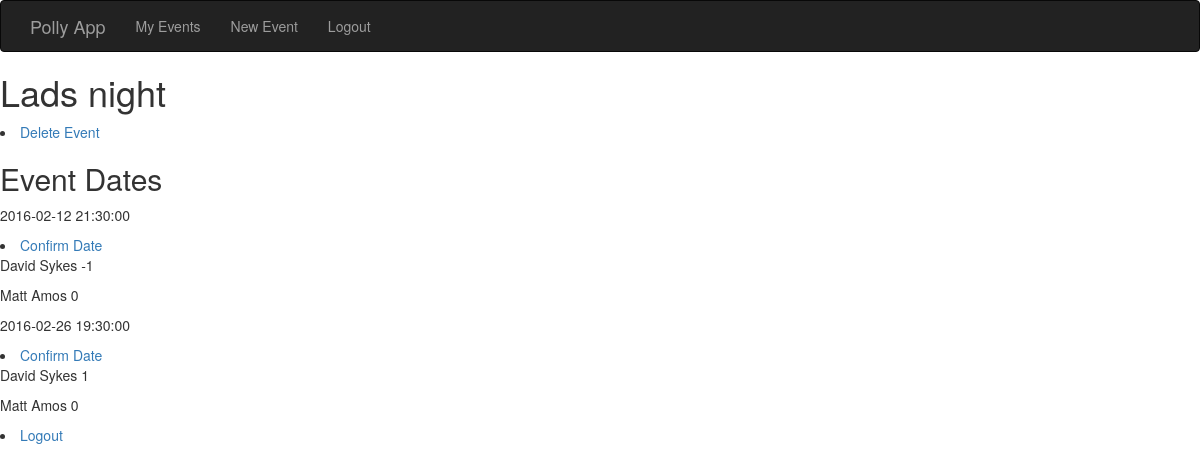
/event_details/2 (signed in), run on the app's committed database.
### app/models.py (models this page shows, shortened)
class Event(db.Model):
	__tablename__ = "events"
	id = db.Column(db.Integer, primary_key=True)
	name = db.Column(db.String(120), unique=False)
	location = db.Column(db.String(120), unique=False)
	admin_id = db.Column(db.Integer, db.ForeignKey("users.id"))
	deleted = db.Column(db.Boolean, unique=False, default = False)
	invites_sent = db.Column(db.Boolean, unique=False, default = False)
	eventdates = db.relationship('EventDate', backref=db.backref('event', lazy='select'))  #RELATIONSHIP DECLARATION

class EventDate(db.Model):
	__tablename__ = "eventdates"
	id = db.Column(db.Integer, primary_key=True)
	event_id = db.Column(db.Integer, db.ForeignKey("events.id"))
	date = db.Column(db.DateTime, unique=False)
	confirmed = db.Column(db.Boolean, unique=False, default = False)
	eventinvites = db.relationship('EventInvite', backref=db.backref('eventdate', lazy='select'))  #RELATIONSHIP DECLARATION

class EventInvite(db.Model):
	__tablename__ = "eventinvites"
	id = db.Column(db.Integer, primary_key=True)
	eventdate_id = db.Column(db.Integer, db.ForeignKey("eventdates.id"))
	invited_id = db.Column(db.Integer, db.ForeignKey("users.id"))
	status =  db.Column(db.Integer, unique=False) #1 is attending, 0 is not replied, -1 is not attending

class User(UserMixin, db.Model):
	__tablename__ = "users"
	id = db.Column(db.Integer, primary_key=True)
	firstname = db.Column(db.String(64), unique=False)
	surname = db.Column(db.String(64), unique=False)
	email = db.Column(db.String(120), index=True, unique=True)
	phone = db.Column(db.String(120), index=True, unique=True)
	group = db.Column(db.String(64), index=True, unique=False)
	password_hash = db.Column(db.String(128))
	events = db.relationship("Event",backref="user",lazy="select") #RELATIONSHIP DECLARATION
	eventsinvites = db.relationship("EventInvite",backref="user",lazy="select") #RELATIONSHIP DECLARATION
	@property
	def password(self):
		raise AttributeError("password is not a readable attribute")

### app/views.py (the view)
@app.route('/event_details/<int:event_id>', methods=['GET', 'POST'])
@login_required
def event_details(event_id):
	event = Event.query.filter_by(id = event_id).first()
	eventdates = EventDate.query.filter_by(event_id = event_id).all()
	eventdates.sort(key = lambda r: r.date)
	invitees = EventInvite.query.join(EventDate).filter_by(event_id = event_id).all()
	admin = User.query.filter_by(id = event.admin_id).first()
	if event.admin_id == current_user.id:
		return render_template("event_details_admin.html", title="Event_details", event = event , eventdates = eventdates, invitees = invitees, admin = admin)
	elif current_user.id in [invitee.invited_id for invitee in invitees]:
		return render_template("event_details_invited.html", title="Event_details", event = event , eventdates = eventdates, invitees = invitees, admin = admin)
	else:
		return "You are not admin or invited to " + event.name

### app/models.py (called while the page is built)
@login_manager.user_loader
def load_user(user_id):
	return User.query.get(int(user_id))

### app/templates/event_details_admin.html
{% extends "base.html" %}
{% block content %}
    <h1> {{ event.name }} </h1>
	<li> <a href= "{{url_for("delete_event", event_id = event.id)}}">  Delete Event </a>  </li>
	<h2> Event Dates </h2>
	{%for eventdate in eventdates%}
	<p> {{eventdate.date}}  {{eventdate.location}} {%if eventdate.confirmed == True%}  Confirmed {%endif%}    </p>
	<li> <a href= "{{url_for("confirm_date", eventdate_id = eventdate.id)}}">  Confirm Date </a>  </li>
	{%for invitee in invitees%}
	{%if invitee.eventdate.id == eventdate.id%}
	<p> {{invitee.user.firstname}} {{invitee.user.surname}}  {{invitee.status}}  </p>
	{%endif%}
	{%endfor%}
	{%endfor%}
	<li> <a href="/logout">Logout</a> </li>
{% endblock %}

### app/templates/base.html (shortened to what this page needs)
{% extends "bootstrap/base.html" %}
{% block navbar %}
<div class = "navbar navbar-inverse" role = "navigation">
	<div class = "container">
		<div class = "navbar-header">
		<a class = "navbar-brand" href = "{{url_for("index")}}"> Polly App </a>
		</div>
		<div class = "navbar-collapse collapse">
			<ul class = "nav navbar-nav">
				<li><a href = "{{url_for("index")}}"> My Events </a></li>
				<li><a href = "{{url_for("new_event")}}"> New Event </a></li>
				<li><a href = "{{url_for("logout")}}"> Logout </a></li>
			</ul>
		</div>
	</div>
</div>
{% endblock %}

### data on the page
Event: name "Lads night"
EventDate: date "2016-02-12 21:30:00"
EventInvite: user.firstname "David", user.surname "Sykes", status "-1"
EventInvite: user.firstname "Matt", user.surname "Amos", status "0"
EventDate: date "2016-02-26 19:30:00"
EventInvite: user.firstname "David", user.surname "Sykes", status "1"
EventInvite: user.firstname "Matt", user.surname "Amos", status "0"
